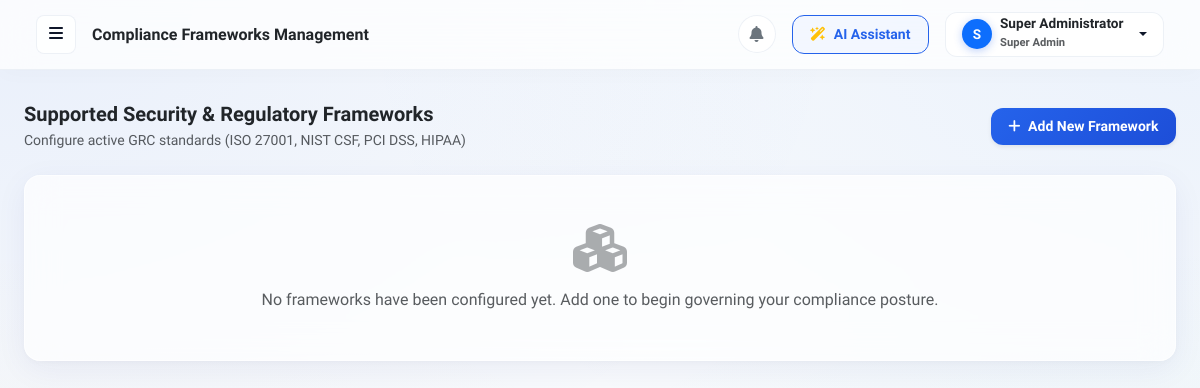
The page /frameworks (signed in) on the database its author committed.
### models.py (models this page shows, shortened)
class User(UserMixin, db.Model):
    __tablename__ = 'users'
    id                  = db.Column(db.Integer, primary_key=True)
    full_name           = db.Column(db.String(100), nullable=False)
    username            = db.Column(db.String(80),  nullable=False, unique=True)
    email               = db.Column(db.String(120), nullable=False, unique=True, index=True)
    password_hash       = db.Column(db.String(256), nullable=False)
    role                = db.Column(db.String(30),  nullable=False, default='Employee')
    department_id       = db.Column(db.Integer, db.ForeignKey('departments.id'), nullable=True)
    phone               = db.Column(db.String(30),  nullable=True)
    profile_image       = db.Column(db.String(255), default='default_avatar.png')
    job_title           = db.Column(db.String(100), nullable=True)
    status              = db.Column(db.String(20),  default='Active')  # Active / Inactive
    must_change_password= db.Column(db.Boolean,     default=False)
    last_login          = db.Column(db.DateTime,    nullable=True)
    created_at          = db.Column(db.DateTime,    default=datetime.utcnow)
    updated_at          = db.Column(db.DateTime,    default=datetime.utcnow, onupdate=datetime.utcnow)
    tasks_assigned  = db.relationship('Task', foreign_keys='Task.assigned_to_id', backref='assignee',   lazy=True)
    tasks_created   = db.relationship('Task', foreign_keys='Task.assigned_by_id', backref='creator',    lazy=True)
    evidence_up     = db.relationship('Evidence', foreign_keys='Evidence.employee_id',  backref='uploader',  lazy=True)
    evidence_rev    = db.relationship('Evidence', foreign_keys='Evidence.reviewer_id',  backref='reviewer',  lazy=True)
    audits_as       = db.relationship('Audit',   foreign_keys='Audit.auditor_id',       backref='auditor',   lazy=True)
    notifications   = db.relationship('Notification', backref='user', lazy=True)

### app.py (the view)
@app.route('/frameworks')
@login_required
def frameworks():
    return render_template('frameworks/index.html', frameworks=Framework.query.all())

### app.py (called while the page is built)
@login_manager.user_loader
def load_user(user_id):
    return User.query.get(int(user_id))

@app.context_processor
def inject_globals():
    unread = 0
    if current_user.is_authenticated:
        unread = Notification.query.filter_by(user_id=current_user.id, is_read=False).count()
    return dict(unread_notifications_count=unread)

@app.before_request
def enforce_access_controls():
    public_endpoints = {'landing', 'login', 'register', 'forgot_password', 'reset_password_token', 'login_google', 'static'}
    if request.endpoint in public_endpoints:
        return None
    if current_user.is_authenticated and current_user.status != 'Active':
        logout_user()
        flash('Your account is currently inactive. Please contact an administrator.', 'warning')
        return redirect(url_for('landing'))
    return None

### templates/frameworks/index.html (shortened to what this page needs)
{% extends "layout/base.html" %}
{% block page_title %}Compliance Frameworks Management{% endblock %}
{% block content %}
<div class="d-flex justify-content-between align-items-center mb-4">
    <div>
        <h5 class="fw-bold mb-1 text-dark">Supported Security &amp; Regulatory Frameworks</h5>
        <p class="text-muted small mb-0">Configure active GRC standards (ISO 27001, NIST CSF, PCI DSS, HIPAA)</p>
    </div>
    {% if current_user.role in ['Super Admin', 'Admin'] %}
    <button class="btn btn-primary btn-sm fw-bold shadow-sm" data-bs-toggle="modal" data-bs-target="#addFrameworkModal">
        <i class="fas fa-plus me-1"></i> Add New Framework
    </button>
    {% endif %}
</div>
<div class="row g-4">
    {% if frameworks %}
    {% for fw in frameworks %}
    <div class="col-md-6 col-lg-3">
        <div class="glass-card p-3 h-100 position-relative d-flex flex-column justify-content-between">
            <div>
                <div class="d-flex justify-content-between align-items-start mb-3">
                    <span class="badge {% if fw.status == 'Enabled' %}bg-success{% else %}bg-secondary{% endif %}">
                        {{ fw.status }}
                    </span>
                    <span class="badge bg-light text-dark border">{{ fw.code }}</span>
                </div>
                <h5 class="fw-bold text-primary mb-1">{{ fw.name }}</h5>
                <small class="text-muted d-block mb-3">Version {{ fw.version }} &bull; {{ fw.category }}</small>
                <p class="small text-secondary mb-4" style="min-height: 60px; line-height: 1.45;">
                    {{ fw.description }}
                </p>
            </div>
            <div class="d-flex justify-content-between align-items-center pt-3 border-top">
                <span class="small fw-semibold text-muted"><i class="fas fa-sliders text-info me-1"></i> {{ fw.controls|length }} Controls</span>
                {% if current_user.role in ['Super Admin', 'Admin'] %}
                <div class="btn-group btn-group-sm">
                    <form action="{{ url_for('toggle_framework', fw_id=fw.id) }}" method="POST" class="d-inline">
                        <button type="submit" class="btn btn-glass btn-sm border" title="Enable/Disable Framework">
                            <i class="fas {% if fw.status == 'Enabled' %}fa-toggle-on text-success{% else %}fa-toggle-off text-muted{% endif %}"></i>
                        </button>
                    </form>
                    <form action="{{ url_for('delete_framework', fw_id=fw.id) }}" method="POST" class="d-inline" onsubmit="return confirm('Are you sure you want to delete this framework?');">
                        <button type="submit" class="btn btn-glass btn-sm border text-danger" title="Delete Framework">
                            <i class="fas fa-trash"></i>
                        </button>
                    </form>
                </div>
                {% endif %}
            </div>
        </div>
    </div>
    {% endfor %}
    {% else %}
    <div class="col-12">
        <div class="glass-card text-center py-5">
            <i class="fas fa-cubes fa-3x text-muted mb-3 opacity-50"></i>
            <p class="mb-0 text-muted">No frameworks have been configured yet. Add one to begin governing your compliance posture.</p>
        </div>
    </div>
    {% endif %}
</div>
{% endblock %}

### templates/layout/base.html (shortened to what this page needs)
<!DOCTYPE html>
<html lang="en">
<head>
    <link href="https://cdn.jsdelivr.net/npm/bootstrap@5.3.2/dist/css/bootstrap.min.css" rel="stylesheet">
    <link href="https://cdnjs.cloudflare.com/ajax/libs/font-awesome/6.4.2/css/all.min.css" rel="stylesheet">
    <link rel="stylesheet" href="{{ url_for('static', filename='css/custom.css') }}">
</head>
<body>
<div id="wrapper">
    <div id="content">
        <nav class="navbar navbar-expand-lg top-navbar">
            <div class="container-fluid">
                <button type="button" id="sidebarCollapse" class="btn me-3" title="Toggle Navigation Sidebar">
                    <i class="fas fa-bars"></i>
                </button>
                <div class="d-none d-md-block me-auto">
                    <h6 class="mb-0 fw-bold text-dark">{% block page_title %}Security Compliance{% endblock %}</h6>
                </div>
                <div class="d-flex align-items-center gap-3">
                    <a href="{{ url_for('notifications') }}" class="btn btn-glass position-relative p-2 rounded-circle d-flex align-items-center justify-content-center" style="width:38px;height:38px;" title="Notifications">
                        <i class="fas fa-bell text-secondary"></i>
                    </a>
                    {% if current_user.is_authenticated and current_user.role in ['Super Admin', 'Admin', 'Auditor'] %}
                    <a href="{{ url_for('ai_studio') }}" class="btn btn-sm btn-outline-primary d-flex align-items-center gap-2">
                        <i class="fas fa-wand-magic-sparkles text-warning"></i> <span class="d-none d-sm-inline">AI Assistant</span>
                    </a>
                    {% endif %}
                    <div class="dropdown">
                        <a class="btn btn-glass btn-sm dropdown-toggle d-flex align-items-center gap-2 px-3 py-1"
                           href="#" role="button" data-bs-toggle="dropdown">
                            <div class="bg-primary text-white rounded-circle d-flex align-items-center justify-content-center fw-bold"
                                 style="width:30px;height:30px;font-size:0.85rem; box-shadow: 0 2px 8px rgba(37,99,235,0.3);">
                                {{ current_user.full_name[0].upper() if current_user.is_authenticated else 'G' }}
                            </div>
                            <div class="text-start d-none d-sm-block me-1">
                                <div class="fw-bold text-dark lh-1" style="font-size:0.85rem;">
                                    {{ current_user.full_name if current_user.is_authenticated else 'Guest' }}
                                </div>
                                <small class="text-muted" style="font-size:0.7rem;">{{ current_user.role if current_user.is_authenticated else '' }}</small>
                            </div>
                        </a>
                    </div>
                </div>
            </div>
        </nav>
        <div class="px-4 pt-3">
        </div>
        <div class="container-fluid px-4 py-3">
            {% block content %}{% endblock %}
        </div>
    </div>
</div>
</body>
</html>

### static/css/custom.css (style rules this page uses)
:root { --primary-color: #2563eb; --primary-hover: #1d4ed8; --primary-light: rgba(37, 99, 235, 0.1); --secondary-color: #3b82f6; --success-color: #10b981; --warning-color: #f59e0b; --danger-color: #ef4444; --bg-main: #f8fafc; --text-primary: #0f172a; --text-secondary: #475569; --text-muted: #64748b; --glass-bg: rgba(255, 255, 255, 0.68); --glass-bg-hover: rgba(255, 255, 255, 0.85); --glass-border: rgba(255, 255, 255, 0.6); --glass-border-subtle: rgba(226, 232, 240, 0.6); --glass-blur: blur(16px); --glass-shadow: 0 8px 32px 0 rgba(31, 38, 135, 0.06), 0 2px 8px rgba(0, 0, 0, 0.03); --glass-shadow-hover: 0 14px 40px 0 rgba(37, 99, 235, 0.12), 0 4px 12px rgba(0, 0, 0, 0.05); --sidebar-bg: rgba(15, 23, 42, 0.88); --sidebar-width: 270px; --sidebar-transition: 0.32s cubic-bezier(0.4, 0, 0.2, 1); --radius-lg: 16px; --radius-md: 12px; --radius-sm: 8px; }
* { box-sizing: border-box; }
body { font-family: 'Plus Jakarta Sans', -apple-system, BlinkMacSystemFont, "Segoe UI", Roboto, sans-serif; background-color: var(--bg-main); background-image: radial-gradient(at 0% 0%, rgba(37, 99, 235, 0.07) 0px, transparent 50%), radial-gradient(at 100% 0%, rgba(59, 130, 246, 0.07) 0px, transparent 50%), radial-gradient(at 100% 100%, rgba(16, 185, 129, 0.05) 0px, transparent 50%), radial-gradient(at 0% 100%, rgba(245, 158, 11, 0.04) 0px, transparent 50%); background-attachment: fixed; color: var(--text-primary); overflow-x: hidden; min-height: 100vh; }
#wrapper { display: block; width: 100%; min-height: 100vh; }
#content { width: 100%; min-height: 100vh; display: flex; flex-direction: column; }
.top-navbar { background: rgba(255, 255, 255, 0.75) !important; backdrop-filter: var(--glass-blur); -webkit-backdrop-filter: var(--glass-blur); border-bottom: 1px solid var(--glass-border-subtle); box-shadow: 0 4px 20px rgba(0, 0, 0, 0.02); padding: 0.75rem 1.5rem; position: sticky; top: 0; z-index: 999; }
#sidebarCollapse { background: rgba(255, 255, 255, 0.8); border: 1px solid var(--glass-border-subtle); color: var(--text-primary); border-radius: var(--radius-sm); padding: 0.4rem 0.75rem; transition: all 0.2s ease; }
.card, .glass-card, .kpi-card { background: var(--glass-bg); backdrop-filter: var(--glass-blur); -webkit-backdrop-filter: var(--glass-blur); border: 1px solid var(--glass-border); border-radius: var(--radius-lg); box-shadow: var(--glass-shadow); transition: transform 0.25s ease, box-shadow 0.25s ease, border-color 0.25s ease; }
.btn { border-radius: var(--radius-md); font-weight: 600; padding: 0.5rem 1.1rem; transition: all 0.22s ease; }
.btn-primary { background: linear-gradient(135deg, #2563eb 0%, #1d4ed8 100%); border: none; box-shadow: 0 4px 14px rgba(37, 99, 235, 0.3); color: #fff; }
.btn-outline-primary { border-color: var(--primary-color); color: var(--primary-color); background: rgba(37, 99, 235, 0.04); }
.btn-glass { background: rgba(255, 255, 255, 0.65); backdrop-filter: blur(8px); border: 1px solid var(--glass-border-subtle); color: var(--text-primary); }

### rows shown on the page
User: full_name "S", full_name "Super Administrator", role "Super Admin"
